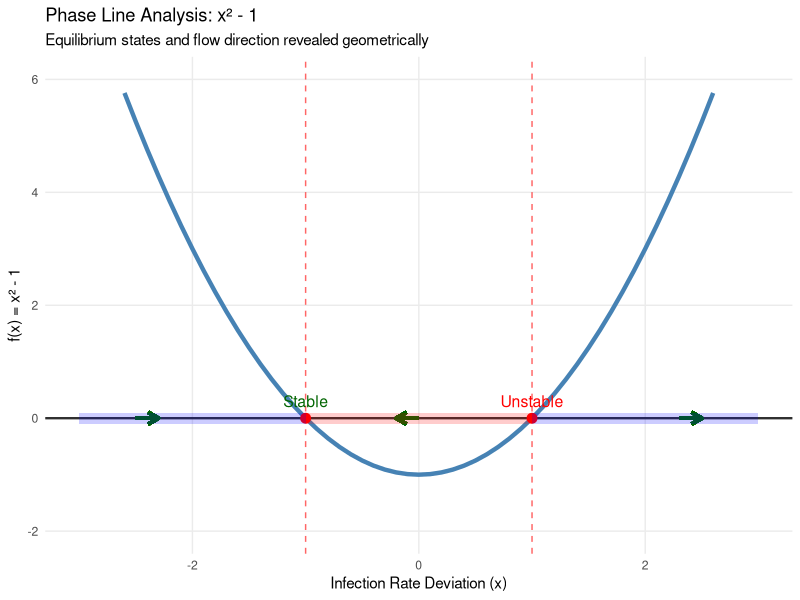
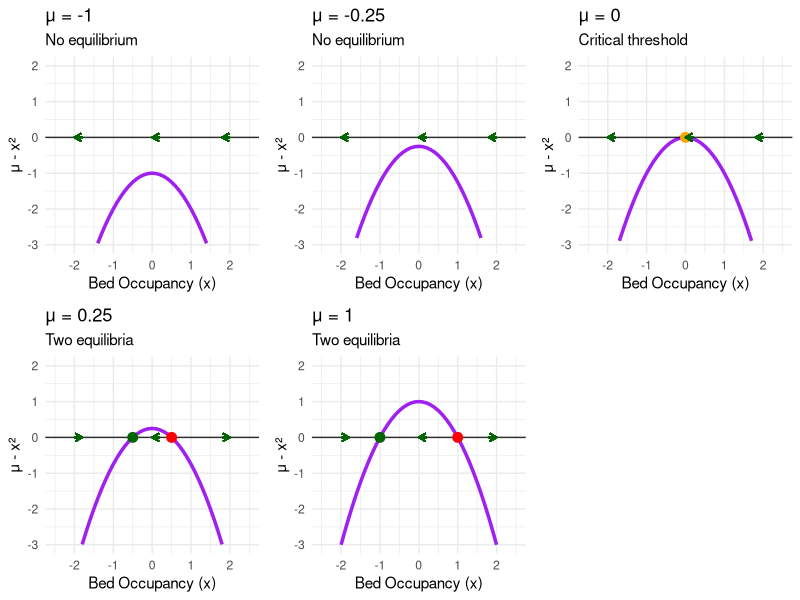
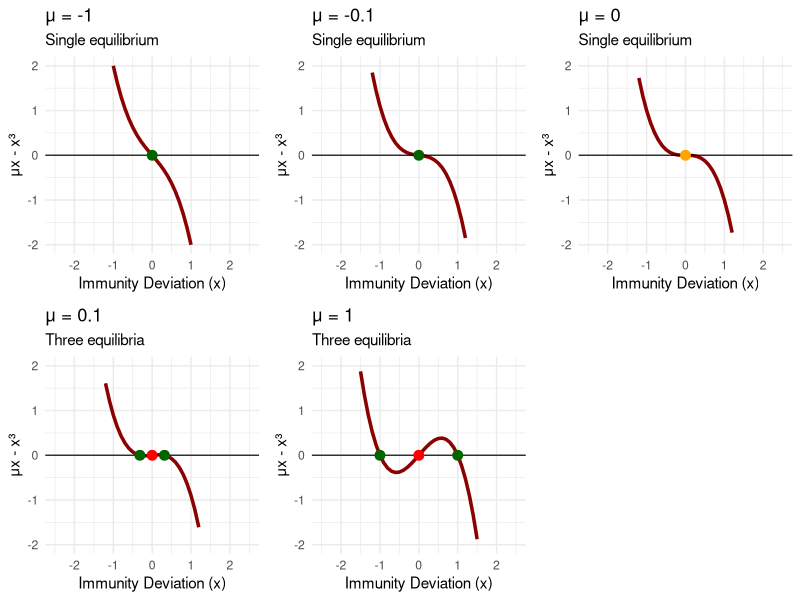
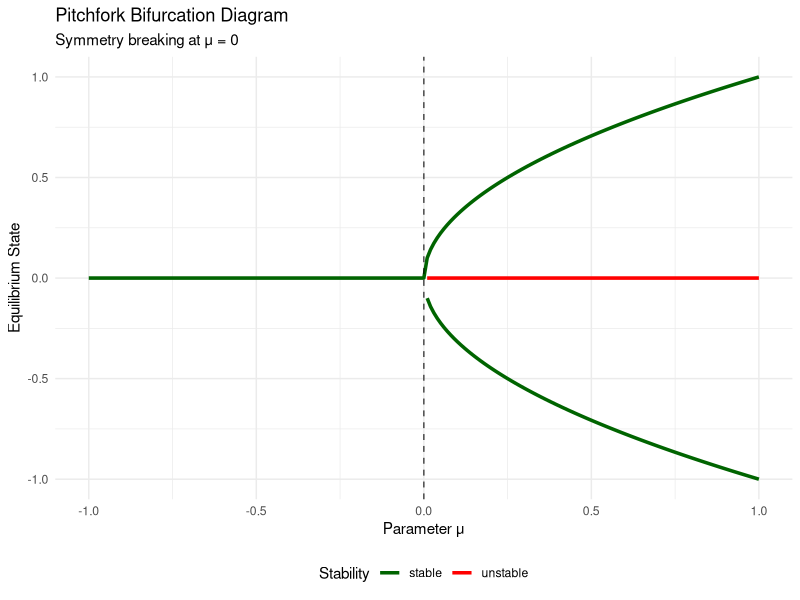
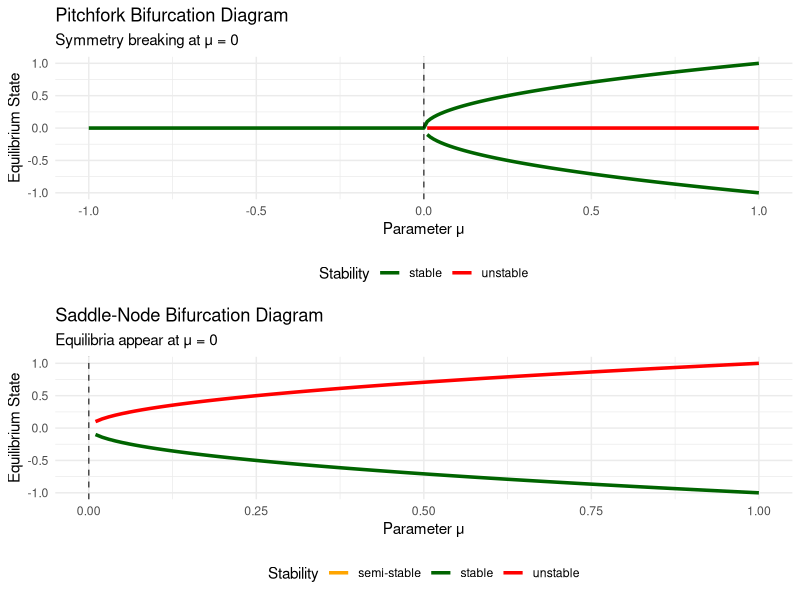
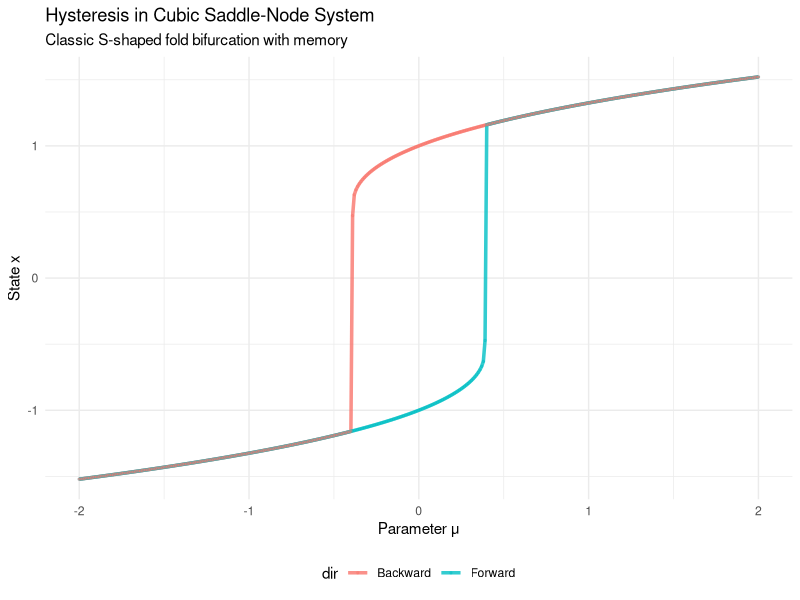
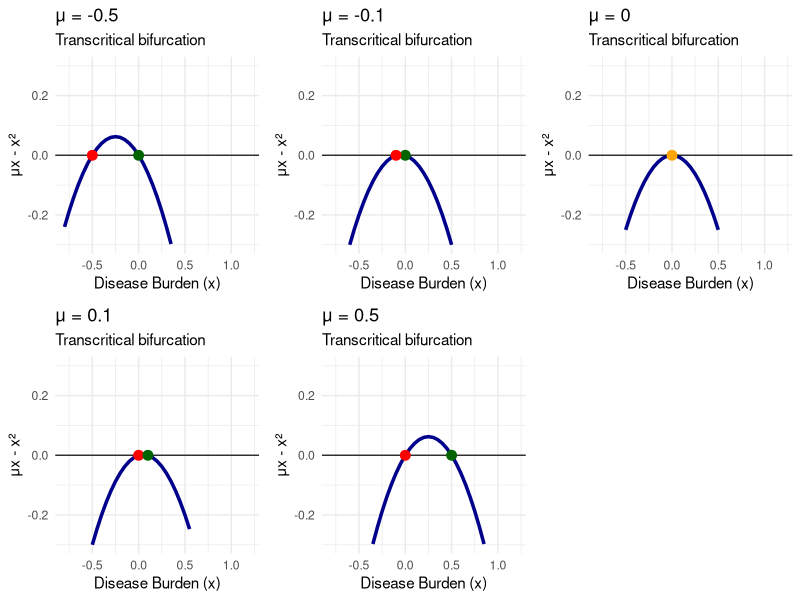
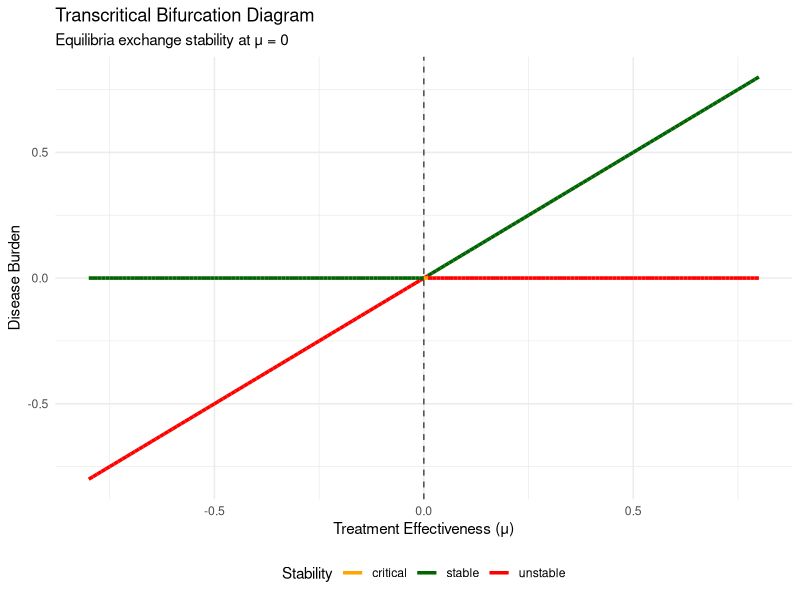

Recreate these plots in R, in order.
## ---- chunk 1
# Load required libraries
library(ggplot2)
library(dplyr)
library(gridExtra)
library(viridis)

# Define the function f(x) = x^2 - 1
f <- function(x) x^2 - 1

# Create phase line data
x_vals <- seq(-3, 3, by = 0.1)
fx_vals <- f(x_vals)

phase_data <- data.frame(
  x = x_vals,
  fx = fx_vals
)

# Find fixed points
fixed_points <- c(-1, 1)

# Create phase line plot
phase_line_plot <- ggplot(phase_data, aes(x = x, y = fx)) +
  geom_line(color = "steelblue", linewidth = 1.5) +
  geom_hline(yintercept = 0, linetype = "solid", alpha = 0.8, linewidth = 0.8) +
  geom_vline(xintercept = fixed_points, linetype = "dashed", alpha = 0.6, color = "red") +
  geom_point(data = data.frame(x = fixed_points, fx = c(0, 0)), 
             aes(x = x, y = fx), color = "red", size = 3) +
  geom_segment(aes(x = -2.5, y = 0, xend = -2.3, yend = 0), 
               arrow = arrow(length = unit(0.3, "cm")), color = "darkgreen", linewidth = 1.2) +
  geom_segment(aes(x = 0, y = 0, xend = -0.2, yend = 0), 
               arrow = arrow(length = unit(0.3, "cm")), color = "darkgreen", linewidth = 1.2) +
  geom_segment(aes(x = 2.3, y = 0, xend = 2.5, yend = 0), 
               arrow = arrow(length = unit(0.3, "cm")), color = "darkgreen", linewidth = 1.2) +
  annotate("text", x = -1, y = 0.3, label = "Stable", color = "darkgreen", size = 4) +
  annotate("text", x = 1, y = 0.3, label = "Unstable", color = "red", size = 4) +
  annotate("rect", xmin = -3, xmax = -1, ymin = -0.1, ymax = 0.1, 
           alpha = 0.2, fill = "blue") +
  annotate("rect", xmin = -1, xmax = 1, ymin = -0.1, ymax = 0.1, 
           alpha = 0.2, fill = "red") +
  annotate("rect", xmin = 1, xmax = 3, ymin = -0.1, ymax = 0.1, 
           alpha = 0.2, fill = "blue") +
  labs(
    title = "Phase Line Analysis: x² - 1",
    x = "Infection Rate Deviation (x)",
    y = "f(x) = x² - 1",
    subtitle = "Equilibrium states and flow direction revealed geometrically"
  ) +
  theme_minimal() +
  theme(panel.grid.minor = element_blank()) +
  ylim(-2, 6)

print(phase_line_plot)
## ---- chunk 2
# Saddle-node bifurcation analysis
mu_values <- c(-1, -0.25, 0, 0.25, 1)

saddle_node_plots <- list()

for (i in seq_along(mu_values)) {
  mu <- mu_values[i]
  f_sn <- function(x) mu - x^2
  
  x_vals <- seq(-3, 3, by = 0.1)
  fx_vals <- f_sn(x_vals)
  
  plot_data <- data.frame(x = x_vals, fx = fx_vals)
  
  # Find fixed points
  if (mu < 0) {
    fixed_points <- numeric(0)
    fp_colors <- character(0)
  } else if (mu == 0) {
    fixed_points <- 0
    fp_colors <- "orange"
  } else {
    fixed_points <- c(-sqrt(mu), sqrt(mu))
    fp_colors <- c("darkgreen", "red")
  }
  
  p <- ggplot(plot_data, aes(x = x, y = fx)) +
    geom_line(color = "purple", linewidth = 1.2) +
    geom_hline(yintercept = 0, linetype = "solid", alpha = 0.8) +
    labs(
      title = paste("μ =", mu),
      x = "Bed Occupancy (x)",
      y = "μ - x²",
      subtitle = ifelse(mu < 0, "No equilibrium", 
                       ifelse(mu == 0, "Critical threshold",
                             "Two equilibria"))
    ) +
    theme_minimal() +
    ylim(-3, 2) +
    xlim(-2.5, 2.5)
  
  if (length(fixed_points) > 0) {
    p <- p + geom_point(data = data.frame(x = fixed_points, y = rep(0, length(fixed_points))),
                       aes(x = x, y = y), color = fp_colors, size = 3)
  }
  
  if (mu <= 0) {
    p <- p + 
      geom_segment(aes(x = -1.8, y = 0, xend = -2, yend = 0), 
                   arrow = arrow(length = unit(0.2, "cm")), color = "darkgreen") +
      geom_segment(aes(x = 0.2, y = 0, xend = 0, yend = 0), 
                   arrow = arrow(length = unit(0.2, "cm")), color = "darkgreen") +
      geom_segment(aes(x = 2, y = 0, xend = 1.8, yend = 0), 
                   arrow = arrow(length = unit(0.2, "cm")), color = "darkgreen")
  } else {
    p <- p + 
      geom_segment(aes(x = -2, y = 0, xend = -1.8, yend = 0), 
                   arrow = arrow(length = unit(0.2, "cm")), color = "darkgreen") +
      geom_segment(aes(x = 0.2, y = 0, xend = 0, yend = 0), 
                   arrow = arrow(length = unit(0.2, "cm")), color = "darkgreen") +
      geom_segment(aes(x = 1.8, y = 0, xend = 2, yend = 0), 
                   arrow = arrow(length = unit(0.2, "cm")), color = "darkgreen")
  }
  
  saddle_node_plots[[i]] <- p
}

do.call(grid.arrange, c(saddle_node_plots, ncol = 3))
## ---- chunk 3
# Pitchfork bifurcation analysis
mu_values_pf <- c(-1, -0.1, 0, 0.1, 1)

pitchfork_plots <- list()

for (i in seq_along(mu_values_pf)) {
  mu <- mu_values_pf[i]
  f_pf <- function(x) mu * x - x^3
  
  x_vals <- seq(-2.5, 2.5, by = 0.1)
  fx_vals <- f_pf(x_vals)
  
  plot_data <- data.frame(x = x_vals, fx = fx_vals)
  
  if (mu <= 0) {
    fixed_points <- 0
    fp_colors <- ifelse(mu < 0, "darkgreen", "orange")
  } else {
    fixed_points <- c(-sqrt(mu), 0, sqrt(mu))
    fp_colors <- c("darkgreen", "red", "darkgreen")
  }
  
  p <- ggplot(plot_data, aes(x = x, y = fx)) +
    geom_line(color = "darkred", linewidth = 1.2) +
    geom_hline(yintercept = 0, linetype = "solid", alpha = 0.8) +
    geom_point(data = data.frame(x = fixed_points, y = rep(0, length(fixed_points))),
               aes(x = x, y = y), color = fp_colors, size = 3) +
    labs(
      title = paste("μ =", mu),
      x = "Immunity Deviation (x)",
      y = "μx - x³",
      subtitle = ifelse(mu <= 0, "Single equilibrium", "Three equilibria")
    ) +
    theme_minimal() +
    ylim(-2, 2) +
    xlim(-2.5, 2.5)
  
  pitchfork_plots[[i]] <- p
}

do.call(grid.arrange, c(pitchfork_plots, ncol = 3))
## ---- chunk 4
# Create bifurcation diagram for pitchfork
mu_range <- seq(-1, 1, by = 0.01)
bifurcation_data <- data.frame()

for (mu in mu_range) {
  if (mu <= 0) {
    temp_data <- data.frame(
      mu = mu,
      x_fixed = 0,
      stability = "stable"
    )
  } else {
    temp_data <- data.frame(
      mu = c(mu, mu, mu),
      x_fixed = c(-sqrt(mu), 0, sqrt(mu)),
      stability = c("stable", "unstable", "stable")
    )
  }
  bifurcation_data <- rbind(bifurcation_data, temp_data)
}

bifurcation_plot <- ggplot(bifurcation_data, aes(x = mu, y = x_fixed, color = stability)) +
  geom_line(aes(group = interaction(x_fixed >= 0, stability)), linewidth = 1.2) +
  geom_vline(xintercept = 0, linetype = "dashed", alpha = 0.7) +
  scale_color_manual(values = c("stable" = "darkgreen", "unstable" = "red")) +
  labs(
    title = "Pitchfork Bifurcation Diagram",
    x = "Parameter μ",
    y = "Equilibrium State",
    color = "Stability",
    subtitle = "Symmetry breaking at μ = 0"
  ) +
  theme_minimal() +
  theme(legend.position = "bottom")

print(bifurcation_plot)

# Create saddle-node bifurcation diagram
mu_range_sn <- seq(-0.5, 1, by = 0.01)
bifurcation_data_sn <- data.frame()

for (mu in mu_range_sn) {
  if (mu < 0) {
    next
  } else if (mu == 0) {
    temp_data <- data.frame(mu = mu, x_fixed = 0, stability = "semi-stable")
  } else {
    temp_data <- data.frame(
      mu = c(mu, mu),
      x_fixed = c(-sqrt(mu), sqrt(mu)),
      stability = c("stable", "unstable")
    )
  }
  bifurcation_data_sn <- rbind(bifurcation_data_sn, temp_data)
}

bifurcation_plot_sn <- ggplot(bifurcation_data_sn, aes(x = mu, y = x_fixed, color = stability)) +
  geom_line(aes(group = interaction(x_fixed >= 0, stability)), linewidth = 1.2) +
  geom_vline(xintercept = 0, linetype = "dashed", alpha = 0.7) +
  scale_color_manual(values = c("stable" = "darkgreen", "unstable" = "red", "semi-stable" = "orange")) +
  labs(
    title = "Saddle-Node Bifurcation Diagram",
    x = "Parameter μ",
    y = "Equilibrium State",
    color = "Stability",
    subtitle = "Equilibria appear at μ = 0"
  ) +
  theme_minimal() +
  theme(legend.position = "bottom")

grid.arrange(bifurcation_plot, bifurcation_plot_sn, ncol = 1)
## ---- chunk 5
library(ggplot2)

# Proper hysteresis system
dx <- function(x, mu) mu + x - x^3

# Parameter sweeps
mu_forward  <- seq(-2, 2, by = 0.01)
mu_backward <- seq( 2,-2, by = -0.01)

x_forward  <- numeric(length(mu_forward))
x_backward <- numeric(length(mu_backward))

dt <- 0.01

# Forward sweep
x <- -1
for (i in seq_along(mu_forward)) {
  mu <- mu_forward[i]
  for (step in 1:2000) {
    x <- x + dt * dx(x, mu)
  }
  x_forward[i] <- x
}

# Backward sweep
x <- tail(x_forward, 1)
for (i in seq_along(mu_backward)) {
  mu <- mu_backward[i]
  for (step in 1:2000) {
    x <- x + dt * dx(x, mu)
  }
  x_backward[i] <- x
}

# Combine data
df <- data.frame(
  mu  = c(mu_forward, mu_backward),
  x   = c(x_forward, x_backward),
  dir = rep(c("Forward", "Backward"),
            c(length(mu_forward), length(mu_backward)))
)

# Plot
ggplot(df, aes(mu, x, color = dir)) +
  geom_path(size = 1.2, alpha = 0.8) +
  geom_point(size = 0.5, alpha = 0.4) +
  labs(
    title = "Hysteresis in Cubic Saddle-Node System",
    subtitle = "Classic S-shaped fold bifurcation with memory",
    x = "Parameter μ",
    y = "State x"
  ) +
  theme_minimal() +
  theme(legend.position = "bottom")
## ---- chunk 6
# Transcritical bifurcation analysis
mu_values_tc <- c(-0.5, -0.1, 0, 0.1, 0.5)

transcritical_plots <- list()

for (i in seq_along(mu_values_tc)) {
  mu <- mu_values_tc[i]
  f_tc <- function(x) mu * x - x^2
  
  x_vals <- seq(-1, 1.5, by = 0.05)
  fx_vals <- f_tc(x_vals)
  
  plot_data <- data.frame(x = x_vals, fx = fx_vals)
  
  fixed_points <- c(0, mu)
  
  if (mu < 0) {
    fp_colors <- c("darkgreen", "red")
  } else if (mu == 0) {
    fp_colors <- c("orange")
    fixed_points <- c(0)
  } else {
    fp_colors <- c("red", "darkgreen")
  }
  
  p <- ggplot(plot_data, aes(x = x, y = fx)) +
    geom_line(color = "darkblue", linewidth = 1.2) +
    geom_hline(yintercept = 0, linetype = "solid", alpha = 0.8) +
    geom_point(data = data.frame(x = fixed_points, y = rep(0, length(fixed_points))),
               aes(x = x, y = y), color = fp_colors, size = 3) +
    labs(
      title = paste("μ =", mu),
      x = "Disease Burden (x)",
      y = "μx - x²",
      subtitle = "Transcritical bifurcation"
    ) +
    theme_minimal() +
    ylim(-0.3, 0.3) +
    xlim(-0.8, 1.2)
  
  transcritical_plots[[i]] <- p
}

do.call(grid.arrange, c(transcritical_plots, ncol = 3))

# Create transcritical bifurcation diagram
mu_range_tc <- seq(-0.8, 0.8, by = 0.01)
bifurcation_data_tc <- data.frame()

for (mu in mu_range_tc) {
  if (mu == 0) {
    temp_data <- data.frame(mu = mu, x_fixed = 0, stability = "critical")
  } else {
    stabilities <- if (mu < 0) c("stable", "unstable") else c("unstable", "stable")
    temp_data <- data.frame(
      mu = c(mu, mu),
      x_fixed = c(0, mu),
      stability = stabilities
    )
  }
  bifurcation_data_tc <- rbind(bifurcation_data_tc, temp_data)
}

bifurcation_plot_tc <- ggplot(bifurcation_data_tc, aes(x = mu, y = x_fixed, color = stability)) +
  geom_line(aes(group = interaction(x_fixed == 0)), linewidth = 1.2) +
  geom_vline(xintercept = 0, linetype = "dashed", alpha = 0.7) +
  scale_color_manual(values = c("stable" = "darkgreen", "unstable" = "red", "critical" = "orange")) +
  labs(
    title = "Transcritical Bifurcation Diagram",
    x = "Treatment Effectiveness (μ)",
    y = "Disease Burden",
    color = "Stability",
    subtitle = "Equilibria exchange stability at μ = 0"
  ) +
  theme_minimal() +
  theme(legend.position = "bottom")

print(bifurcation_plot_tc)
## ---- chunk 7
# Create cusp catastrophe visualization
mu_range <- seq(-1, 1, by = 0.05)
nu_range <- seq(-2, 2, by = 0.05)

param_grid <- expand.grid(mu = mu_range, nu = nu_range)
param_grid$num_fixed_points <- ifelse(param_grid$nu^2 + 4*param_grid$mu >= 0, 2, 0)

# Define the cusp boundary
cusp_boundary_mu <- seq(-1, 0, by = 0.01)
cusp_boundary_nu_pos <- 2 * sqrt(-cusp_boundary_mu)
cusp_boundary_nu_neg <- -2 * sqrt(-cusp_boundary_mu)

cusp_boundary <- data.frame(
  mu = rep(cusp_boundary_mu, 2),
  nu = c(cusp_boundary_nu_pos, cusp_boundary_nu_neg)
)

cusp_plot <- ggplot() +
  geom_tile(data = param_grid, aes(x = mu, y = nu, fill = factor(num_fixed_points)), alpha = 0.7) +
  geom_path(data = cusp_boundary, aes(x = mu, y = nu), color = "red", linewidth = 2) +
  geom_point(aes(x = 0, y = 0), color = "red", size = 4) +
  scale_fill_manual(values = c("0" = "lightblue", "2" = "lightcoral"), 
                    labels = c("0" = "No equilibria", "2" = "Two equilibria")) +
  labs(
    title = "Cusp Catastrophe: Two-Parameter Bifurcation",
    x = "Service Quality (μ)",
    y = "System Responsiveness (ν)",
    fill = "Number of\nEquilibria",
    subtitle = "Dramatic transitions occur near the cusp boundary"
  ) +
  theme_minimal() +
  annotate("text", x = 0.1, y = 0.1, label = "Cusp Point", color = "red", size = 4)

print(cusp_plot)

# Create visualization of the cusp surface
mu_3d <- seq(-0.5, 0.5, by = 0.05)
nu_3d <- seq(-1.5, 1.5, by = 0.05)
cusp_3d_grid <- expand.grid(mu = mu_3d, nu = nu_3d)

cusp_3d_grid$discriminant <- cusp_3d_grid$nu^2 + 4*cusp_3d_grid$mu
cusp_3d_grid$x1 <- ifelse(cusp_3d_grid$discriminant >= 0, 
                          (cusp_3d_grid$nu + sqrt(cusp_3d_grid$discriminant))/2, NA)
cusp_3d_grid$x2 <- ifelse(cusp_3d_grid$discriminant >= 0, 
                          (cusp_3d_grid$nu - sqrt(cusp_3d_grid$discriminant))/2, NA)

sheet1 <- cusp_3d_grid[!is.na(cusp_3d_grid$x1), c("mu", "nu", "x1")]
names(sheet1)[3] <- "x"
sheet2 <- cusp_3d_grid[!is.na(cusp_3d_grid$x2), c("mu", "nu", "x2")]
names(sheet2)[3] <- "x"

cusp_surface_data <- rbind(sheet1, sheet2)

cusp_surface_plot <- ggplot(cusp_surface_data, aes(x = mu, y = x, color = nu)) +
  geom_point(size = 0.5, alpha = 0.6) +
  scale_color_viridis_c() +
  labs(
    title = "Cusp Surface: Equilibria vs Parameters",
    x = "Service Quality (μ)",
    y = "Patient Satisfaction (x)",
    color = "Responsiveness (ν)",
    subtitle = "The folded surface creates multiple equilibria"
  ) +
  theme_minimal()

print(cusp_surface_plot)
## ---- chunk 8
# Imperfect pitchfork bifurcation
epsilon_values <- c(0, 0.02, 0.05, 0.1)
mu_range_imperfect <- seq(-0.5, 0.5, by = 0.01)

imperfect_bifurcation_data <- data.frame()

for (eps in epsilon_values) {
  for (mu in mu_range_imperfect) {
    f_imperfect <- function(x) mu*x - x^3 + eps
    
    roots <- numeric(0)
    test_points <- seq(-3, 3, by = 0.1)
    
    for (i in 1:(length(test_points)-1)) {
      if (f_imperfect(test_points[i]) * f_imperfect(test_points[i+1]) < 0) {
        root <- uniroot(f_imperfect, c(test_points[i], test_points[i+1]))$root
        roots <- c(roots, root)
      }
    }
    
    if (length(roots) > 0) {
      roots <- unique(round(roots, 6))
      f_prime <- function(x) mu - 3*x^2
      
      for (root in roots) {
        stability <- ifelse(f_prime(root) < 0, "stable", "unstable")
        temp_data <- data.frame(
          epsilon = eps,
          mu = mu,
          x_fixed = root,
          stability = stability
        )
        imperfect_bifurcation_data <- rbind(imperfect_bifurcation_data, temp_data)
      }
    }
  }
}

imperfect_plots <- list()

for (i in seq_along(epsilon_values)) {
  eps <- epsilon_values[i]
  subset_data <- imperfect_bifurcation_data[imperfect_bifurcation_data$epsilon == eps,]
  
  p <- ggplot(subset_data, aes(x = mu, y = x_fixed, color = stability)) +
    geom_point(size = 0.8, alpha = 0.7) +
    geom_vline(xintercept = 0, linetype = "dashed", alpha = 0.7) +
    scale_color_manual(values = c("stable" = "darkgreen", "unstable" = "red")) +
    labs(
      title = paste("ε =", eps),
      x = "Parameter μ",
      y = "Equilibrium x",
      subtitle = ifelse(eps == 0, "Perfect pitchfork", "Imperfect bifurcation")
    ) +
    theme_minimal() +
    theme(legend.position = "none") +
    ylim(-1, 1)
  
  imperfect_plots[[i]] <- p
}

do.call(grid.arrange, c(imperfect_plots, ncol = 2))
